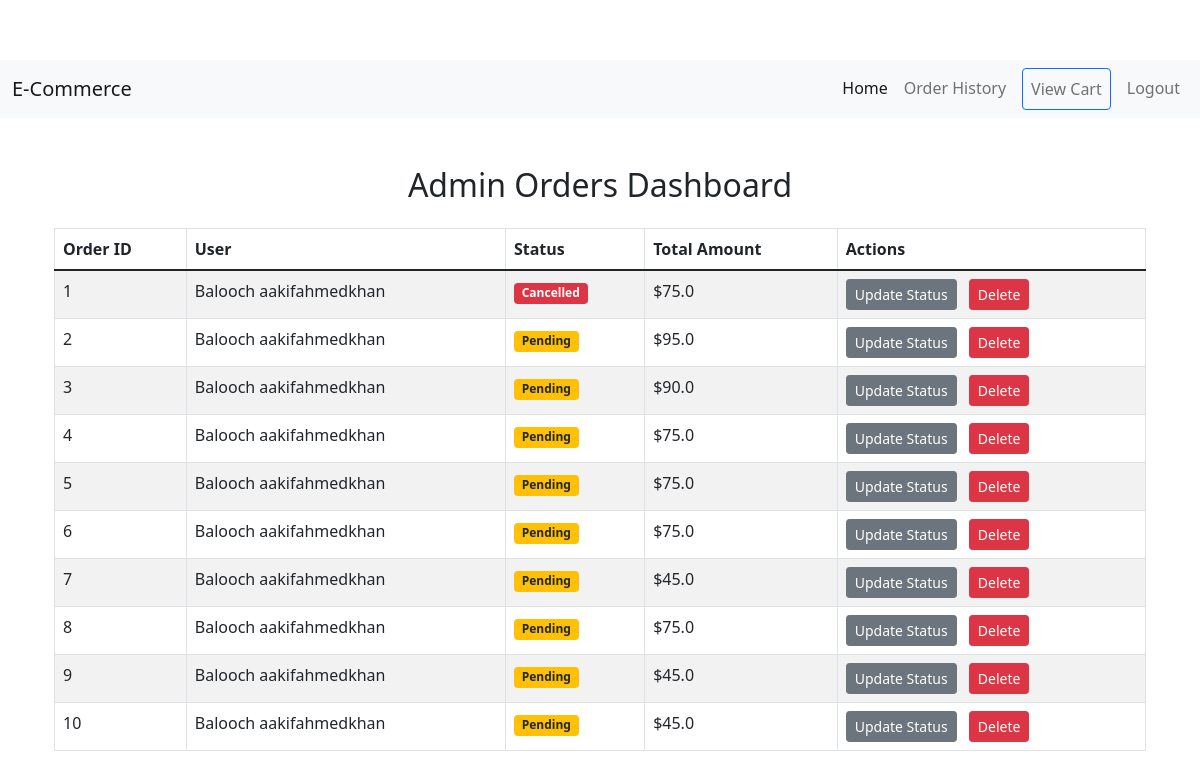
Page /admin/orders (signed in) on the committed database.
### model.py (models this page shows)
class Order(db.Model):
    __tablename__ = 'orders'
    id: Mapped[int] = mapped_column(Integer, primary_key=True)
    user_id: Mapped[int] = mapped_column(Integer, db.ForeignKey('users.id'))
    order_date: Mapped[datetime] = mapped_column(DateTime, default=datetime.utcnow)
    total_amount: Mapped[float] = mapped_column(Float, nullable=False)
    status: Mapped[str] = mapped_column(String, nullable='False')
    user = relationship('User', back_populates='orders')
    items = relationship('OrderItem', back_populates='order')
    payment = relationship('Payment', uselist=False, back_populates='order')

class User(UserMixin, db.Model):
    __tablename__ = "users"
    id: Mapped[int] = mapped_column(Integer, primary_key=True)
    email: Mapped[str] = mapped_column(String(100), unique=True)
    password: Mapped[str] = mapped_column(String(100))
    name: Mapped[str] = mapped_column(String(100))
    street: Mapped[str] = mapped_column(String(250))
    city: Mapped[str] = mapped_column(String(15))
    state: Mapped[str] = mapped_column(String(10))
    postal_code: Mapped[str] = mapped_column(String(15))
    country: Mapped[str] = mapped_column(String(15))
    phone_number: Mapped[str] = mapped_column(String(20))
    cart = relationship("Cart", back_populates="user", uselist=False)
    orders = relationship("Order", back_populates="user")

### main.py (the view)
@app.route('/admin/orders')
@admin_only
def admin_orders():
    orders = Order.query.all()
    orders_with_totals = []
    for order in orders:
        order_items = OrderItem.query.filter_by(order_id=order.id).all()
        total_price = sum(item.quantity * item.price for item in order_items)
        orders_with_totals.append({
            'order': order,
            'total_price': total_price,
            'items': order_items
        })
    return render_template('admin_orders.html', orders=orders_with_totals)

### main.py (called while the page is built)
@login_manager.user_loader
def load_user(user_id):
    return db.get_or_404(User, user_id)

def admin_only(f):
    @wraps(f)
    def decorated_function(*args, **kwargs):
        if current_user.id != 1:
            return abort(403)
        return f(*args, **kwargs)
    return decorated_function

### templates/admin_orders.html (shortened to what this page needs)
{% extends "base.html" %}
{% block content %}
<div class="container mt-5">
    <h2 class="text-center mb-4">Admin Orders Dashboard</h2>
    <div class="table-responsive">
        <table class="table table-striped table-bordered table-hover">
            <thead class="thead-dark">
                <tr>
                    <th>Order ID</th>
                    <th>User</th>
                    <th>Status</th>
                    <th>Total Amount</th>
                    <th>Actions</th>
                </tr>
            </thead>
            <tbody>
                {% for entry in orders %}
                <tr>
                    <td>{{ entry.order.id }}</td>
                    <td>{{ entry.order.user.name }}</td>
                    <td>
                        <span class="badge
                            {% if entry.order.status == 'pending' %}bg-warning text-dark{% endif %}
                            {% if entry.order.status == 'Cancelled' %}bg-danger{% endif %}
                            ">
                            {{ entry.order.status | capitalize }}
                        </span>
                    </td>
                    <td>${{ entry.total_price }}</td>
                    <td>
                        <a href="{{ url_for('update_order_status', order_id=entry.order.id) }}" class="btn btn-secondary btn-sm">Update Status</a>
                        <form action="{{ url_for('delete_order', order_id=entry.order.id) }}" method="post" style="display:inline;">
                            <button type="submit" class="btn btn-danger btn-sm ms-2" onclick="return confirm('Are you sure you want to delete this order?');">Delete</button>
                        </form>
                    </td>
                </tr>
                {% endfor %}
            </tbody>
        </table>
    </div>
</div>
{% endblock %}

### static/css/style.css (style rules this page uses)
body { padding-top: 60px; }
.container { margin-top: 80px; }

### rows in the picture
Order: order.id "1", order.status "Cancelled"
User: order.user.name "Balooch aakifahmedkhan" "Balooch aakifahmedkhan" "Balooch aakifahmedkhan" "Balooch aakifahmedkhan" "Balooch aakifahmedkhan" "Balooch aakifahmedkhan" "Balooch aakifahmedkhan" "Balooch aakifahmedkhan" "Balooch aakifahmedkhan" "Balooch aakifahmedkhan"
Order: order.id "2", order.status "Pending"
Order: order.id "3", order.status "Pending"
Order: order.id "4", order.status "Pending"
Order: order.id "5", order.status "Pending"
Order: order.id "6", order.status "Pending"
Order: order.id "7", order.status "Pending"
Order: order.id "8", order.status "Pending"
Order: order.id "9", order.status "Pending"
Order: order.id "10", order.status "Pending"

### other values in the picture
{{ entry.total_price }} "75.0" "95.0" "90.0" "75.0" "75.0" "75.0" "45.0" "75.0" "45.0" "45.0"
